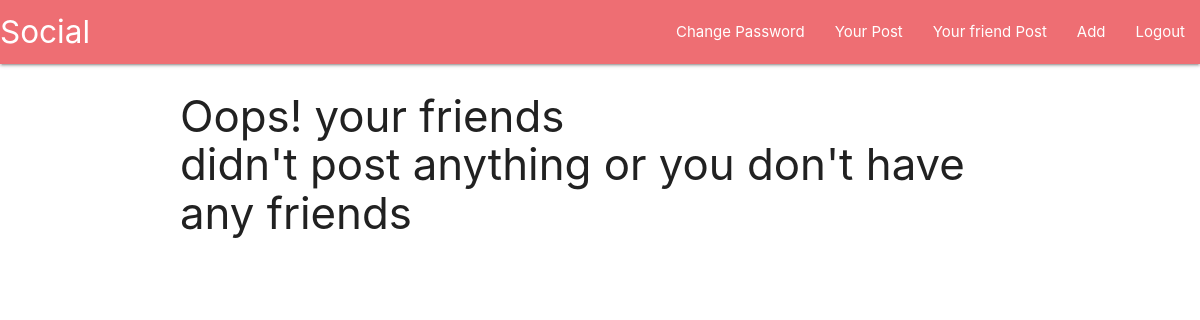
The app's page /friend/ (signed in), older data.
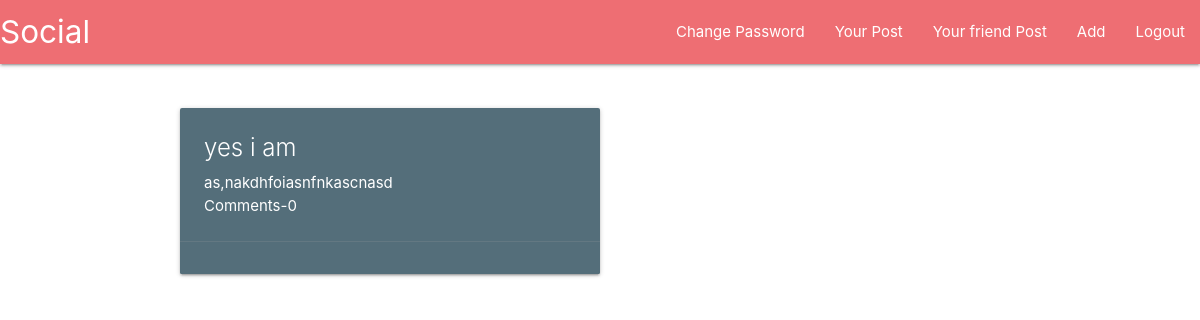
The same page, newer data.
### reminderlist/models.py (models this page shows)
class Post(models.Model):
    user = models.ForeignKey(User,on_delete=models.CASCADE,default=1,related_name='user')
    title = models.CharField(max_length=1024)
    description = models.TextField()
    likes = models.ManyToManyField(User,related_name='post_like')
    def __str__(self):
        return self.title

### reminderlist/views.py (the view)
# urls.py: path('friend/',views.friend_post,name='friend_post'),
@login_required(login_url='/auth/login')
def friend_post(request):
    a=request.user
    friendIds = [ friend.friend2.id for friend in  models.Friend.objects.filter(friend1 = request.user) ]
    friendIds = friendIds + [ friend.friend1.id for friend in  models.Friend.objects.filter(friend2 = request.user) ]
    a=models.Post.objects.filter(user__in = friendIds)
    if len(a)>0:
        context = {
            "a":a,
        }
    else:
        b = "Oops! your friends didn't post anything or you don't have any friends"
        context = {
            "a":a,
            "b":b
        }
    return render(request,'social/friend_post.html',context)

### templates/social/friend_post.html
{% extends 'base.html' %}
{% block content %}
<div class="row">
    <h3>{{b}}</h3>
    <div class="col s12 m6">
        <ul>
            {% for item in a %}
                <div class="card blue-grey darken-1 row">
                    <div class="card-content white-text">
                        <div class="card-title"><li>{{item}}</li></div>
                        <p>{{ item.description }}</p>
                        <p>Comments-{{item.comment_set.count}}</p>
                        </div>
                        <div class="card-action">
                    </div>
                </div>
            {% endfor %}
        </ul>
    </div>
  </div>
{% endblock %}

Row changes from the older to the newer data that the page shows:
added Post: title "yes i am", description "as,nakdhfoiasnfnkascnasd", comment_set.count "0"
Text that changed along with them:
{{ b }}: "Oops! your friends didn't post anything or you don't have any friends" → (not shown)
